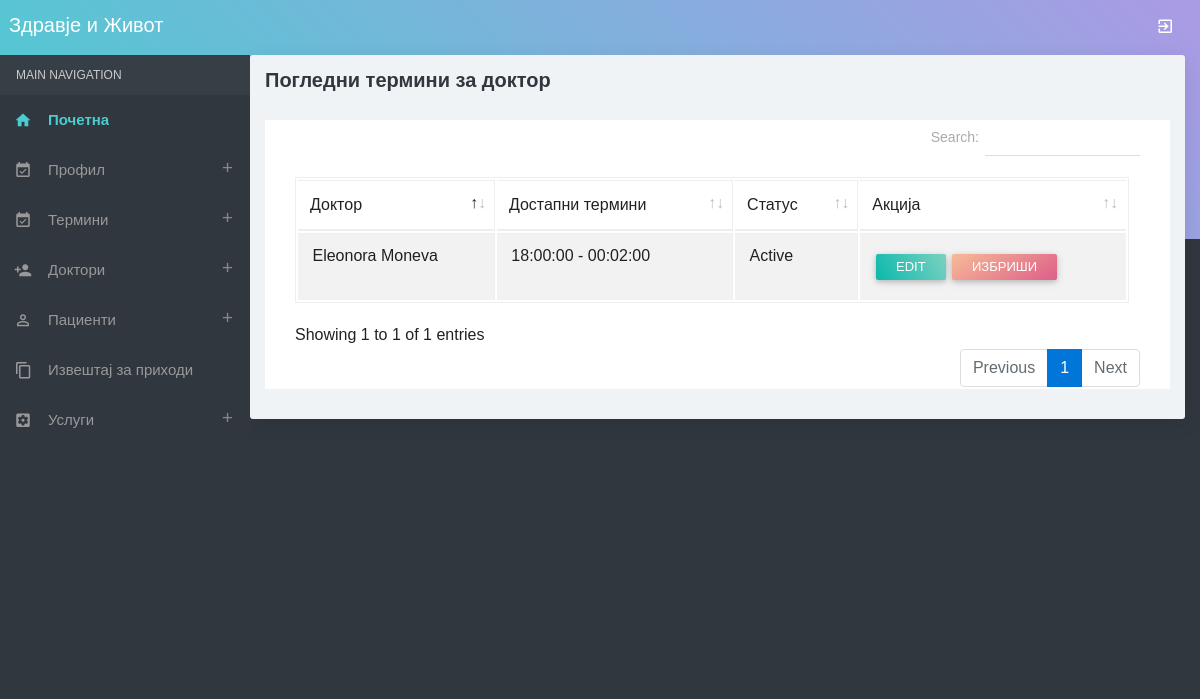
The app's page /viewdoctortimings.php (signed in) with its own data.
### tables this page shows
CREATE TABLE `doctor_timings` (
  `doctor_timings_id` int(10) NOT NULL,
  `doctorid` int(10) NOT NULL,
  `start_time` time NOT NULL,
  `end_time` time NOT NULL,
  `available_day` varchar(15) NOT NULL,
  `status` varchar(10) NOT NULL
);

CREATE TABLE `doctor` (
  `doctorid` int(10) NOT NULL,
  `doctorname` varchar(50) NOT NULL,
  `mobileno` varchar(15) NOT NULL,
  `departmentid` int(10) NOT NULL,
  `loginid` varchar(25) NOT NULL,
  `password` varchar(25) NOT NULL,
  `status` varchar(10) NOT NULL,
  `education` varchar(25) NOT NULL,
  `experience` float(11,1) NOT NULL,
  `consultancy_charge` float(10,2) NOT NULL
);

### viewdoctortimings.php (the view, shortened to what this page needs)
<?php
include("adformheader.php");
include("dbconnection.php");
?>
<div class="container-fluid">
  <div class="block-header">
    <h2>Погледни термини за доктор</h2>
  </div>
<div class="card">
  <section class="container">
    <table class="table table-bordered table-striped table-hover js-exportable dataTable" >
      <thead>
        <tr>
          <td>Доктор</td>
          <td>Достапни термини</td>
          <td>Статус</td>
          <td>Акција</td>
        </tr>
      </thead>
      <tbody>
          <?php
		$sql ="SELECT * FROM doctor_timings where doctorid='$_SESSION[doctorid]'";
		$qsql = mysqli_query($con,$sql);
		while($rs = mysqli_fetch_array($qsql))
		{
			$sqldoctor = "SELECT * FROM doctor WHERE doctorid='$rs[doctorid]'";
			$qsqldoctor = mysqli_query($con,$sqldoctor);
			$rsdoctor = mysqli_fetch_array($qsqldoctor);
			$sqldoct = "SELECT * FROM doctor_timings WHERE doctor_timings_id='$rs[doctor_timings_id]'";
			$qsqldoct = mysqli_query($con,$sqldoct);
			$rsdoct = mysqli_fetch_array($qsqldoct);
        echo "<tr>
          <td>&nbsp;$rsdoctor[doctorname]</td>
          <td>&nbsp;$rsdoct[start_time] - $rsdoct[end_time]</td>
          <td>&nbsp;$rs[status]</td>
          <td width='250'>&nbsp;<a href='doctortimings.php?editid=$rs[doctor_timings_id]' class='btn btn-raised btn-sm g-bg-cyan'>Edit</a>  <a href='viewdoctortimings.php?delid=$rs[doctor_timings_id]' class='btn btn-raised btn-sm g-bg-blush2'>Избриши</a> </td>
        </tr>";
		}
		?>
      </tbody>
    </table>
</section>
</div>
</div>
<?php
include("adformfooter.php");
?>

### records on screen
doctor_timings: doctorid.doctorname "Eleonora Moneva", start_time "18:00:00", end_time "00:02:00", status "Active"
